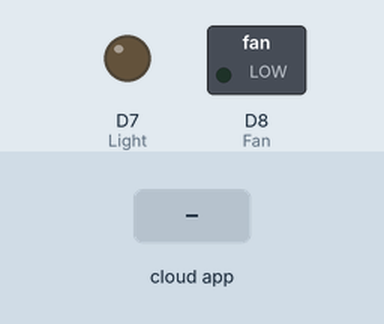
Recording of a sketch running on a simulated ESP8266 (NodeMCU). On the bench: switched loads named in the sketch (green lamp = pin HIGH), output pins drawn as LEDs (lit = HIGH). Inputs (shaded band) come from the test bench. WiFi joins after 1.5 s; servers stay silent unless stated; no MQTT or app messages arrive unless stated; what the sketch prints to the serial monitor is not drawn.

Above: at 2.7 s.
2.8 s: the phone or cloud app sets Light to 1
At 3.2 s:
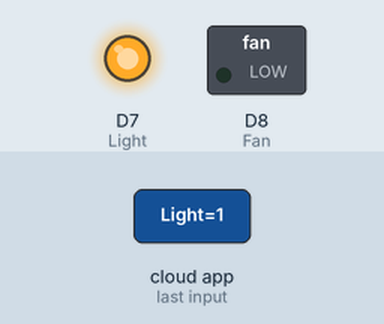
4.3 s: the phone or cloud app sets Fan to 1
At 5.3 s:
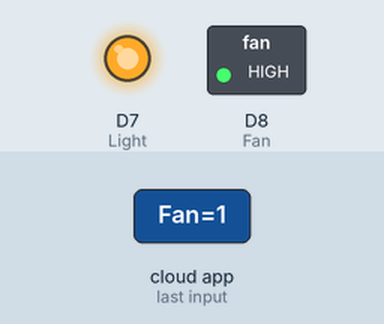
5.8 s: the phone or cloud app sets Light to 0
At 7.0 s:
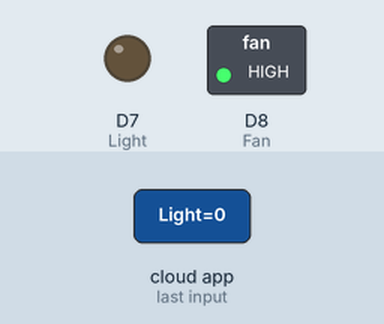
7.3 s: the phone or cloud app sets Fan to 0
At 8.0 s:
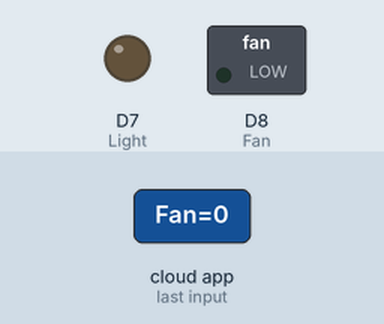
Timing chart, 0 to 9.8 s (numbered marks = the images above; inputs shaded):
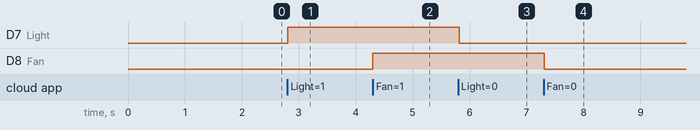

The sketch:

Google_NodeMCU.ino
```cpp
#include <ESP8266WiFi.h>
#include "Adafruit_MQTT.h"
#include "Adafruit_MQTT_Client.h"

#define Light   D7
#define Fan     D8

#define WLAN_SSID       "xxxxxxx"         // Replace 'x' with your SSID (Hotspot ID)
#define WLAN_PASS       "xxxxxxx"        // Replace 'x' with your password

/************************* Adafruit.io Setup *********************************/

#define AIO_SERVER      "io.adafruit.com"
#define AIO_SERVERPORT  1883                                 // use 8883 for SSL
#define AIO_USERNAME    "xxxxxxxxxx"                     // Replace it with your username
#define AIO_KEY         "xxxxxxx"   // Replace with your Project Auth Key

/************ Global State (you don't need to change this!) ******************/


WiFiClient client;

// Setup the MQTT client class by passing in the WiFi client and MQTT server and login details.
Adafruit_MQTT_Client mqtt(&client, AIO_SERVER, AIO_SERVERPORT, AIO_USERNAME, AIO_KEY);

/****************************** Feeds ***************************************/


// Setup a feed called 'Light' and 'Fan' for subscribing to changes.
Adafruit_MQTT_Subscribe switch1 = Adafruit_MQTT_Subscribe(&mqtt, AIO_USERNAME"/feeds/Light"); // Subscribe to data from the feed 'Light'
Adafruit_MQTT_Subscribe switch2 = Adafruit_MQTT_Subscribe(&mqtt, AIO_USERNAME "/feeds/Fan");  //Subscribe to data from the feed 'Fan'


void MQTT_connect();

void setup() {
  Serial.begin(115200);

  pinMode(Light, OUTPUT);
  pinMode(Fan, OUTPUT);


  // Connect to WiFi access point.
  Serial.println(); Serial.println();
  Serial.print("Connecting to ");
  Serial.println(WLAN_SSID);

  WiFi.begin(WLAN_SSID, WLAN_PASS);
  while (WiFi.status() != WL_CONNECTED) {
    delay(500);
    Serial.print(".");
  }
  Serial.println();

  Serial.println("WiFi connected");
  Serial.println("IP address: ");
  Serial.println(WiFi.localIP());


  // Setup MQTT subscription for swicth1, swicth2 feed.
  mqtt.subscribe(&switch1);
  mqtt.subscribe(&switch2);

  digitalWrite(D7,LOW);
  digitalWrite(D8,LOW);

}

void loop() {

  MQTT_connect();


  Adafruit_MQTT_Subscribe *subscription;
  while ((subscription = mqtt.readSubscription(20000))) {
    if (subscription == &switch1) {                           // Sets the state of Light according to the data  received
      Serial.print(F("Got: "));
      Serial.println((char *)switch1.lastread);
      int State_1 = atoi((char *)switch1.lastread);
      digitalWrite(Light, State_1);

    }
    if (subscription == &switch2) {
      Serial.print(F("Got: "));                              // Sets the state of Fan according to the data  received
      Serial.println((char *)switch2.lastread);
      int State_2 = atoi((char *)switch2.lastread);
      digitalWrite(Fan, State_2);
    }

  }


}

void MQTT_connect() {
  int8_t ret;

  // Stop if already connected.
  if (mqtt.connected()) {
    return;
  }

  Serial.print("Connecting to MQTT... ");

  uint8_t retries = 3;

  while ((ret = mqtt.connect()) != 0) { // connect will return 0 for connected
    Serial.println(mqtt.connectErrorString(ret));
    Serial.println("Retrying MQTT connection in 5 seconds...");
    mqtt.disconnect();
    delay(5000);  // wait 5 seconds
    retries--;
    if (retries == 0) {
      // basically die and wait for WDT to reset me
      while (1);
    }
  }
  Serial.println("MQTT Connected!");

}
```

Measured:
- after the input at 2.8 s, D7 (Light): LOW → HIGH at once
- after the input at 4.3 s, D8 (Fan): LOW → HIGH at once
- after the input at 5.8 s, D7 (Light): HIGH → LOW at once
- after the input at 7.3 s, D8 (Fan): HIGH → LOW at once
